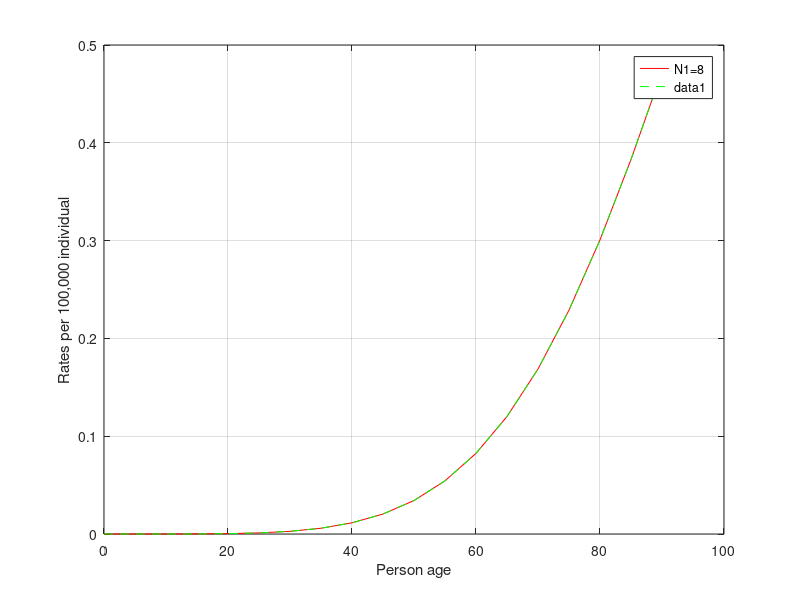

This figure's MATLAB source:
% probability equation used for calculatng cancer
% p=1-(1-(1-(1-u)^2)^d)^(N*m);
% Parameter description :-
% muh denotes mutation_rate
% N denotes stem_cell_per_crypt
% m denote no_of_crypts
% d denotes division since birth
% k denote rate_limiting_mutation
% +++++++++++++++++++++++++++++++++++++ %
for j=1:2
   muh=3.00E-06;
   N=input('enter crypt_stem cell per crypt');
   m=1.50E+07;
   k=input('enter value of limiting_rate mutation');
   d=[0 456.5 912.5 1368.5 1825 2281.25 2737.5 3193.75 3650 4106.25 4562.5 5018.75 5475 5931.25 6387.5 6843.75 7300 7756.25 8212.5 ];
   prob=zeros(1,19);
   t=k;
   l=N;

for i=1:19
   prob(i)=1-(1-(1-(1-muh)^d(i))^t)^(l*m);

end
% person's age array with increment of five %
   age=0:5:90;
if(j==1)
   plot(age,prob,'r');
   legend('N1=8');
   xlabel('Person age');
   ylabel('Rates per 100,000 individual');
   grid on
   hold on
end
if(j==2)
    plot(age,prob,'g--');
    grid on
end
   
end 
hold off
